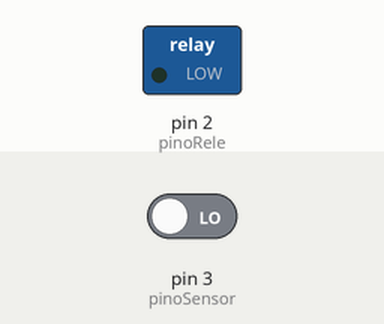
This sketch was run on a simulated Arduino Uno, built with avr-gcc and run on an emulated ATmega328P. Parts: switched loads named in the sketch (green lamp = pin HIGH). Inputs (shaded band) come from the test bench; at power-on: pin 3 (pinoSensor) LOW.

Above: at 1.2 s.
1.3 s: pin 3 (pinoSensor) driven HIGH
At 1.8 s:
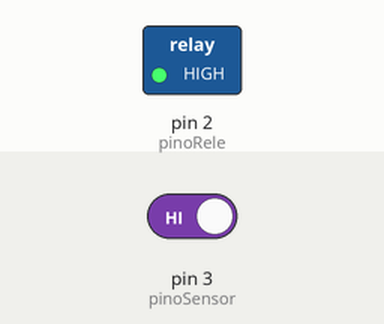
2.8 s: pin 3 (pinoSensor) driven LOW
At 5.3 s:
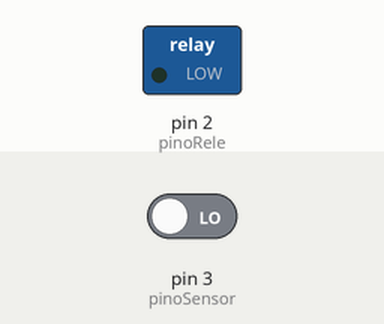
Timing chart, 0 to 6.8 s (numbered marks = the images above; inputs shaded):
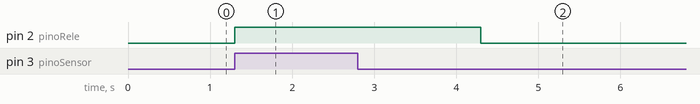

Measured:
- after the input at 1.3 s, pin 2 (pinoRele): LOW → HIGH at once
- after the input at 2.8 s, pin 2 (pinoRele): goes on until 4.3 s, then stays LOW

The sketch:

porta_automatica.ino
```cpp
// C++ code
//
const int pinoSensor = 3;
const int pinoRele = 2;

void setup() {
  pinMode(pinoSensor, INPUT);
  pinMode(pinoRele, OUTPUT);
  digitalWrite(pinoRele, LOW);
}

void loop() {
  int movimento = digitalRead(pinoSensor);

  if (movimento == HIGH) {
    digitalWrite(pinoRele, HIGH);
    delay(3000);
    digitalWrite(pinoRele, LOW);
  }

  delay(100);
}
```
